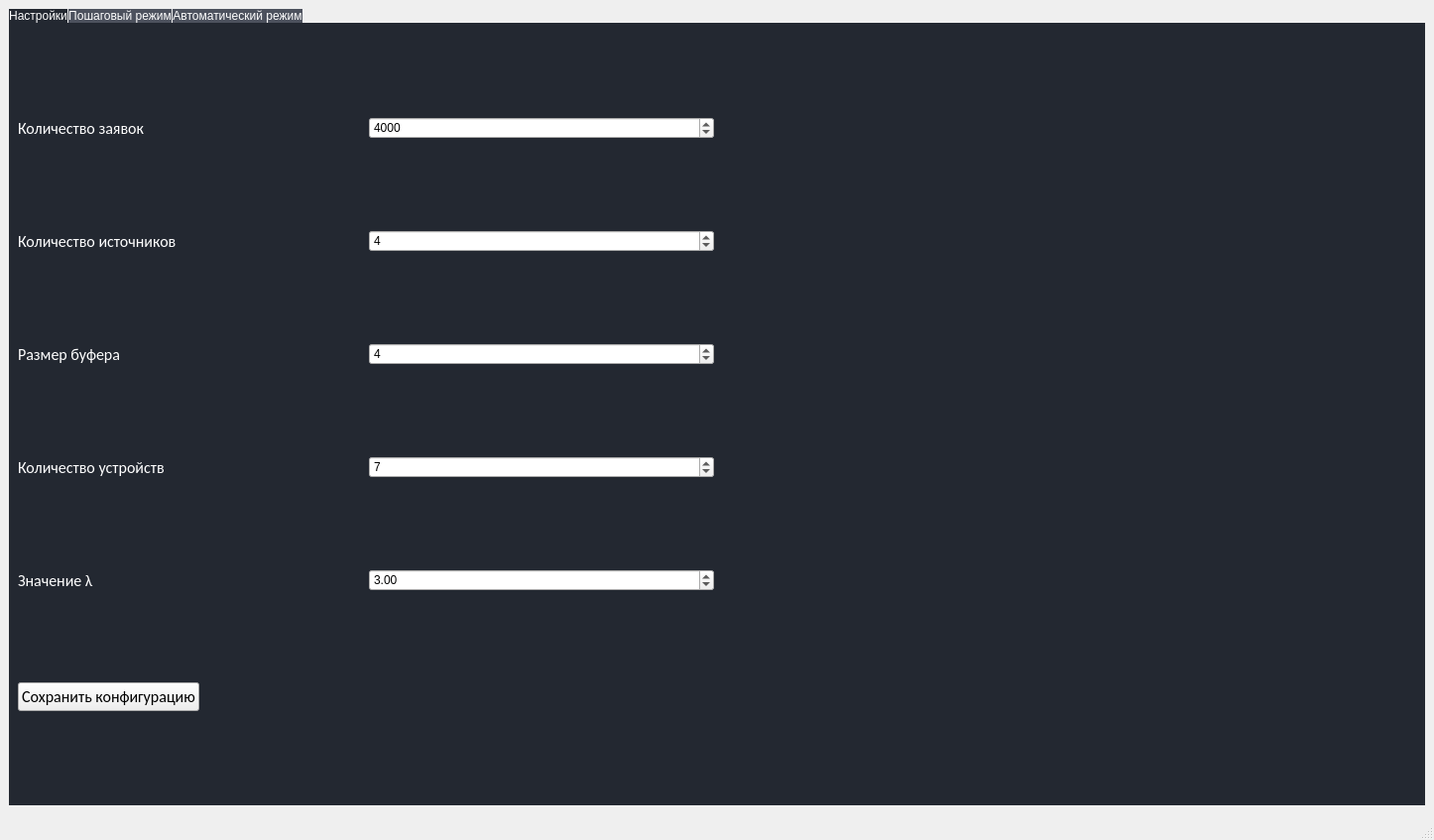
<?xml version="1.0" encoding="UTF-8"?>
<ui version="4.0">
 <class>MainWindow</class>
 <widget class="QMainWindow" name="MainWindow">
  <property name="geometry">
   <rect>
    <x>0</x>
    <y>0</y>
    <width>1446</width>
    <height>847</height>
   </rect>
  </property>
  <property name="windowTitle">
   <string>MainWindow</string>
  </property>
  <property name="styleSheet">
   <string notr="true">MainWindow
{
	background-color: rgb(22, 25, 31);
}

QLabel
{
	color: white;
}</string>
  </property>
  <widget class="QWidget" name="centralwidget">
   <layout class="QGridLayout" name="gridLayout_3">
    <item row="1" column="0">
     <widget class="QTabWidget" name="tabWidget">
      <property name="enabled">
       <bool>true</bool>
      </property>
      <property name="styleSheet">
       <string notr="true">QTabWidget::pane
{
	border: 1px;
	background: rgb(35,40,49);
}

QTabBar::tab
{
	background: rgb(76,81,93);
	min-width: 55ex;
	min-height: 8ex;
	margin-left: 1px;
	left: -1px; 
	color: white;
}

QTabBar::tab::selected
{
	background: rgb(35,40,49);
}

QTabBar::tab::hover
{
	background: rgb(56,62,73);
}
</string>
      </property>
      <property name="currentIndex">
       <number>0</number>
      </property>
      <widget class="QWidget" name="tab_settings">
       <attribute name="title">
        <string>Настройки</string>
       </attribute>
       <layout class="QGridLayout" name="gridLayout">
        <item row="1" column="0">
         <widget class="QLabel" name="label_2">
          <property name="font">
           <font>
            <family>Calibri</family>
            <pointsize>12</pointsize>
           </font>
          </property>
          <property name="text">
           <string>Количество источников</string>
          </property>
         </widget>
        </item>
        <item row="3" column="1">
         <widget class="QSpinBox" name="number_consumers">
          <property name="value">
           <number>7</number>
          </property>
         </widget>
        </item>
        <item row="4" column="1">
         <widget class="QDoubleSpinBox" name="lamb">
          <property name="maximum">
           <double>1000.000000000000000</double>
          </property>
          <property name="value">
           <double>3.000000000000000</double>
          </property>
         </widget>
        </item>
        <item row="5" column="0" colspan="4">
         <widget class="QPushButton" name="saveConf">
          <property name="sizePolicy">
           <sizepolicy hsizetype="Fixed" vsizetype="Fixed">
            <horstretch>0</horstretch>
            <verstretch>0</verstretch>
           </sizepolicy>
          </property>
          <property name="font">
           <font>
            <family>Calibri</family>
            <pointsize>12</pointsize>
           </font>
          </property>
          <property name="text">
           <string>Сохранить конфигурацию</string>
          </property>
         </widget>
        </item>
        <item row="2" column="0">
         <widget class="QLabel" name="label_3">
          <property name="font">
           <font>
            <family>Calibri</family>
            <pointsize>12</pointsize>
           </font>
          </property>
          <property name="text">
           <string>Размер буфера</string>
          </property>
         </widget>
        </item>
        <item row="1" column="1">
         <widget class="QSpinBox" name="number_producers">
          <property name="value">
           <number>4</number>
          </property>
         </widget>
        </item>
        <item row="0" column="1">
         <widget class="QSpinBox" name="number_requests">
          <property name="maximum">
           <number>999999</number>
          </property>
          <property name="value">
           <number>4000</number>
          </property>
         </widget>
        </item>
        <item row="4" column="0">
         <widget class="QLabel" name="label_7">
          <property name="font">
           <font>
            <family>Calibri</family>
            <pointsize>12</pointsize>
           </font>
          </property>
          <property name="text">
           <string>Значение λ</string>
          </property>
         </widget>
        </item>
        <item row="2" column="1">
         <widget class="QSpinBox" name="buffer_size">
          <property name="value">
           <number>4</number>
          </property>
         </widget>
        </item>
        <item row="3" column="0">
         <widget class="QLabel" name="label_4">
          <property name="font">
           <font>
            <family>Calibri</family>
            <pointsize>12</pointsize>
           </font>
          </property>
          <property name="text">
           <string>Количество устройств</string>
          </property>
         </widget>
        </item>
        <item row="0" column="0">
         <widget class="QLabel" name="label_8">
          <property name="font">
           <font>
            <family>Calibri</family>
            <pointsize>12</pointsize>
           </font>
          </property>
          <property name="text">
           <string>Количество заявок</string>
          </property>
         </widget>
        </item>
       </layout>
      </widget>
      <widget class="QWidget" name="tab_step">
       <property name="enabled">
        <bool>false</bool>
       </property>
       <attribute name="title">
        <string>Пошаговый режим</string>
       </attribute>
       <layout class="QGridLayout" name="gridLayout_4">
        <item row="1" column="0" colspan="2">
         <widget class="QPushButton" name="startManualMode">
          <property name="sizePolicy">
           <sizepolicy hsizetype="Expanding" vsizetype="Fixed">
            <horstretch>0</horstretch>
            <verstretch>0</verstretch>
           </sizepolicy>
          </property>
          <property name="text">
           <string>Сделать итерацию</string>
          </property>
         </widget>
        </item>
        <item row="0" column="0">
         <widget class="QGraphicsView" name="graphicsView"/>
        </item>
       </layout>
      </widget>
      <widget class="QWidget" name="tab_auto">
       <property name="enabled">
        <bool>false</bool>
       </property>
       <attribute name="title">
        <string>Автоматический режим</string>
       </attribute>
       <layout class="QGridLayout" name="gridLayout_2">
        <item row="0" column="0">
         <widget class="QTabWidget" name="tabWidget_2">
          <property name="currentIndex">
           <number>0</number>
          </property>
          <widget class="QWidget" name="Graphs">
           <attribute name="title">
            <string>Графики</string>
           </attribute>
           <layout class="QGridLayout" name="gridLayout_6">
            <item row="1" column="1">
             <widget class="Line" name="line_9">
              <property name="orientation">
               <enum>Qt::Vertical</enum>
              </property>
             </widget>
            </item>
            <item row="2" column="0">
             <widget class="Line" name="line_7">
              <property name="orientation">
               <enum>Qt::Horizontal</enum>
              </property>
             </widget>
            </item>
            <item row="5" column="1">
             <widget class="Line" name="line_5">
              <property name="orientation">
               <enum>Qt::Vertical</enum>
              </property>
             </widget>
            </item>
            <item row="3" column="2">
             <widget class="QCustomPlot" name="time_by_buf" native="true"/>
            </item>
            <item row="5" column="2">
             <widget class="QCustomPlot" name="time_by_cons" native="true"/>
            </item>
            <item row="0" column="0">
             <widget class="Line" name="line_10">
              <property name="orientation">
               <enum>Qt::Horizontal</enum>
              </property>
             </widget>
            </item>
            <item row="1" column="0">
             <widget class="QCustomPlot" name="prob_by_prod" native="true"/>
            </item>
            <item row="2" column="2">
             <widget class="Line" name="line_8">
              <property name="orientation">
               <enum>Qt::Horizontal</enum>
              </property>
             </widget>
            </item>
            <item row="3" column="1">
             <widget class="Line" name="line_2">
              <property name="orientation">
               <enum>Qt::Vertical</enum>
              </property>
             </widget>
            </item>
            <item row="5" column="3">
             <widget class="Line" name="line_12">
              <property name="orientation">
               <enum>Qt::Vertical</enum>
              </property>
             </widget>
            </item>
            <item row="0" column="2">
             <widget class="Line" name="line_11">
              <property name="orientation">
               <enum>Qt::Horizontal</enum>
              </property>
             </widget>
            </item>
            <item row="6" column="2">
             <widget class="Line" name="line_4">
              <property name="orientation">
               <enum>Qt::Horizontal</enum>
              </property>
             </widget>
            </item>
            <item row="3" column="0">
             <widget class="QCustomPlot" name="prob_by_buf" native="true"/>
            </item>
            <item row="1" column="3">
             <widget class="Line" name="line_13">
              <property name="orientation">
               <enum>Qt::Vertical</enum>
              </property>
             </widget>
            </item>
            <item row="5" column="4">
             <widget class="QCustomPlot" name="us_by_cons" native="true"/>
            </item>
            <item row="1" column="4">
             <widget class="QCustomPlot" name="us_by_prod" native="true"/>
            </item>
            <item row="5" column="0">
             <widget class="QCustomPlot" name="prob_by_cons" native="true"/>
            </item>
            <item row="3" column="3">
             <widget class="Line" name="line_14">
              <property name="orientation">
               <enum>Qt::Vertical</enum>
              </property>
             </widget>
            </item>
            <item row="4" column="0">
             <widget class="Line" name="line">
              <property name="orientation">
               <enum>Qt::Horizontal</enum>
              </property>
             </widget>
            </item>
            <item row="1" column="2">
             <widget class="QCustomPlot" name="time_by_prod" native="true"/>
            </item>
            <item row="4" column="2">
             <widget class="Line" name="line_6">
              <property name="orientation">
               <enum>Qt::Horizontal</enum>
              </property>
             </widget>
            </item>
            <item row="3" column="4">
             <widget class="QCustomPlot" name="us_by_buf" native="true"/>
            </item>
            <item row="6" column="0">
             <widget class="Line" name="line_3">
              <property name="orientation">
               <enum>Qt::Horizontal</enum>
              </property>
             </widget>
            </item>
            <item row="6" column="4">
             <widget class="Line" name="line_15">
              <property name="orientation">
               <enum>Qt::Horizontal</enum>
              </property>
             </widget>
            </item>
            <item row="4" column="4">
             <widget class="Line" name="line_16">
              <property name="orientation">
               <enum>Qt::Horizontal</enum>
              </property>
             </widget>
            </item>
            <item row="0" column="4">
             <widget class="Line" name="line_17">
              <property name="orientation">
               <enum>Qt::Horizontal</enum>
              </property>
             </widget>
            </item>
            <item row="2" column="4">
             <widget class="Line" name="line_18">
              <property name="orientation">
               <enum>Qt::Horizontal</enum>
              </property>
             </widget>
            </item>
            <item row="7" column="0" colspan="5">
             <widget class="QPushButton" name="startAutoMode">
              <property name="text">
               <string>Начать тестирование</string>
              </property>
             </widget>
            </item>
           </layout>
          </widget>
          <widget class="QWidget" name="tab_8">
           <attribute name="title">
            <string>Сводные таблицы</string>
           </attribute>
           <layout class="QGridLayout" name="gridLayout_5">
            <item row="1" column="0">
             <widget class="QTableWidget" name="tableWidget">
              <property name="styleSheet">
               <string notr="true"/>
              </property>
              <property name="editTriggers">
               <set>QAbstractItemView::NoEditTriggers</set>
              </property>
              <attribute name="horizontalHeaderCascadingSectionResizes">
               <bool>false</bool>
              </attribute>
              <attribute name="horizontalHeaderDefaultSectionSize">
               <number>150</number>
              </attribute>
              <attribute name="horizontalHeaderStretchLastSection">
               <bool>true</bool>
              </attribute>
              <attribute name="verticalHeaderVisible">
               <bool>false</bool>
              </attribute>
              <column>
               <property name="text">
                <string>Номер источника</string>
               </property>
              </column>
              <column>
               <property name="text">
                <string>Количество заявок</string>
               </property>
              </column>
              <column>
               <property name="text">
                <string>Вероятность отказа</string>
               </property>
              </column>
              <column>
               <property name="text">
                <string>Сред. вр. пребывания</string>
               </property>
              </column>
              <column>
               <property name="text">
                <string>Сред. вр. ожидания</string>
               </property>
              </column>
              <column>
               <property name="text">
                <string>Сред. вр. обслуживания</string>
               </property>
              </column>
              <column>
               <property name="text">
                <string>Дисперсия вр. ожидания</string>
               </property>
              </column>
              <column>
               <property name="text">
                <string>Дисперсия вр. обслуживания</string>
               </property>
              </column>
             </widget>
            </item>
            <item row="2" column="0">
             <widget class="QTableWidget" name="tableWidget_2">
              <property name="sizePolicy">
               <sizepolicy hsizetype="Expanding" vsizetype="Expanding">
                <horstretch>0</horstretch>
                <verstretch>0</verstretch>
               </sizepolicy>
              </property>
              <property name="editTriggers">
               <set>QAbstractItemView::NoEditTriggers</set>
              </property>
              <attribute name="horizontalHeaderDefaultSectionSize">
               <number>200</number>
              </attribute>
              <attribute name="horizontalHeaderStretchLastSection">
               <bool>false</bool>
              </attribute>
              <attribute name="verticalHeaderVisible">
               <bool>false</bool>
              </attribute>
              <column>
               <property name="text">
                <string>Номер прибора</string>
               </property>
              </column>
              <column>
               <property name="text">
                <string>Коэффициент использования</string>
               </property>
              </column>
             </widget>
            </item>
           </layout>
          </widget>
         </widget>
        </item>
       </layout>
      </widget>
     </widget>
    </item>
   </layout>
  </widget>
  <widget class="QMenuBar" name="menubar">
   <property name="geometry">
    <rect>
     <x>0</x>
     <y>0</y>
     <width>1446</width>
     <height>21</height>
    </rect>
   </property>
  </widget>
  <widget class="QStatusBar" name="statusbar">
   <property name="font">
    <font>
     <family>Calibri</family>
     <pointsize>12</pointsize>
     <bold>false</bold>
    </font>
   </property>
   <property name="styleSheet">
    <string notr="true">color: rgb(255, 255, 255);</string>
   </property>
  </widget>
 </widget>
 <customwidgets>
  <customwidget>
   <class>QCustomPlot</class>
   <extends>QWidget</extends>
   <header>qcustomplot.h</header>
   <container>1</container>
  </customwidget>
 </customwidgets>
 <resources/>
 <connections/>
</ui>
